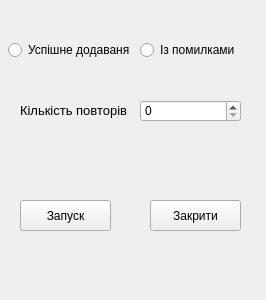
<?xml version="1.0" encoding="UTF-8"?>
<ui version="4.0">
 <class>Form</class>
 <widget class="QWidget" name="Form">
  <property name="geometry">
   <rect>
    <x>0</x>
    <y>0</y>
    <width>266</width>
    <height>300</height>
   </rect>
  </property>
  <property name="windowTitle">
   <string>Form</string>
  </property>
  <widget class="QPushButton" name="pushButton">
   <property name="geometry">
    <rect>
     <x>20</x>
     <y>200</y>
     <width>91</width>
     <height>31</height>
    </rect>
   </property>
   <property name="text">
    <string>Запуск</string>
   </property>
  </widget>
  <widget class="QPushButton" name="pushButton_2">
   <property name="geometry">
    <rect>
     <x>150</x>
     <y>200</y>
     <width>91</width>
     <height>31</height>
    </rect>
   </property>
   <property name="text">
    <string>Закрити</string>
   </property>
  </widget>
  <widget class="QSpinBox" name="spinBox">
   <property name="geometry">
    <rect>
     <x>140</x>
     <y>100</y>
     <width>101</width>
     <height>22</height>
    </rect>
   </property>
   <property name="maximum">
    <number>1000</number>
   </property>
  </widget>
  <widget class="QRadioButton" name="radioButton">
   <property name="geometry">
    <rect>
     <x>140</x>
     <y>40</y>
     <width>101</width>
     <height>20</height>
    </rect>
   </property>
   <property name="text">
    <string>Із помилками</string>
   </property>
  </widget>
  <widget class="QRadioButton" name="radioButton_2">
   <property name="geometry">
    <rect>
     <x>8</x>
     <y>40</y>
     <width>121</width>
     <height>20</height>
    </rect>
   </property>
   <property name="text">
    <string>Успішне додаваня</string>
   </property>
  </widget>
  <widget class="QLabel" name="label">
   <property name="geometry">
    <rect>
     <x>20</x>
     <y>90</y>
     <width>111</width>
     <height>41</height>
    </rect>
   </property>
   <property name="text">
    <string>&lt;html&gt;&lt;head/&gt;&lt;body&gt;&lt;p align=&quot;justify&quot;&gt;&lt;span style=&quot; font-size:10pt;&quot;&gt;Кількість повторів&lt;/span&gt;&lt;/p&gt;&lt;/body&gt;&lt;/html&gt;</string>
   </property>
  </widget>
 </widget>
 <resources/>
 <connections/>
</ui>
